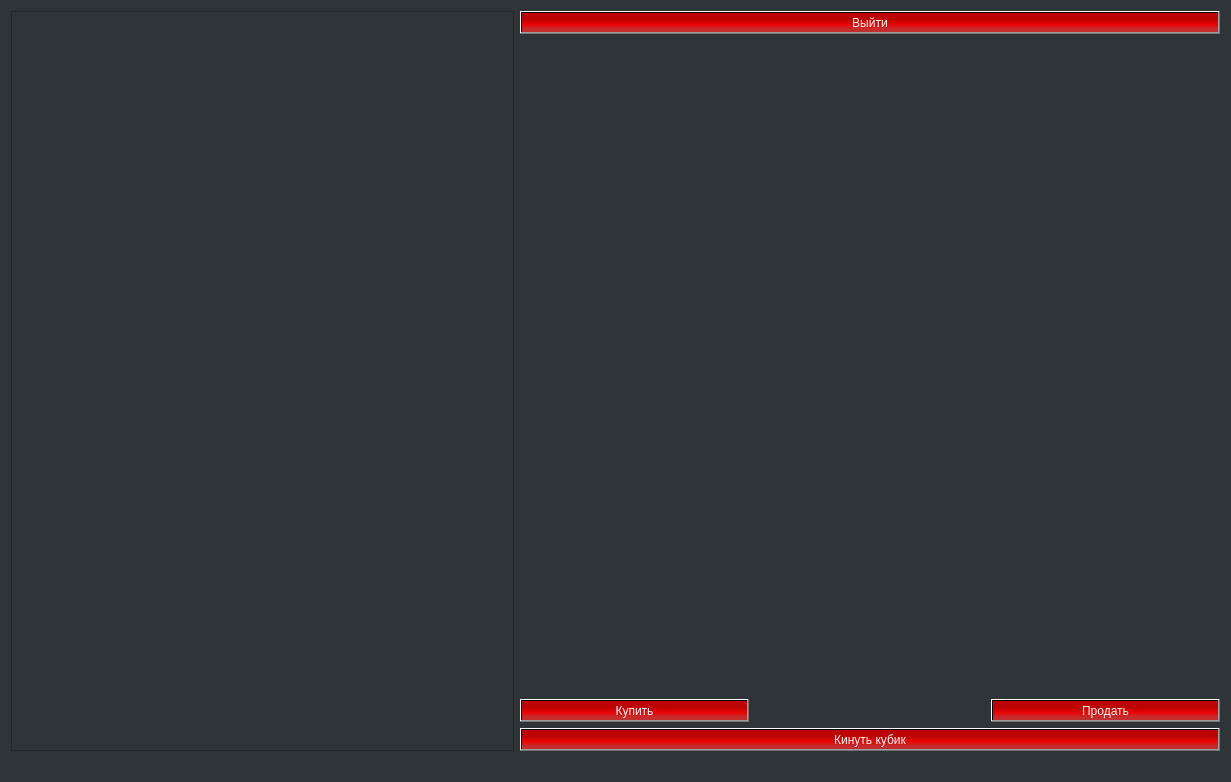
<?xml version="1.0" encoding="UTF-8"?>
<ui version="4.0">
 <class>GameWindow</class>
 <widget class="QWidget" name="GameWindow">
  <property name="geometry">
   <rect>
    <x>0</x>
    <y>0</y>
    <width>1231</width>
    <height>782</height>
   </rect>
  </property>
  <property name="sizePolicy">
   <sizepolicy hsizetype="Preferred" vsizetype="Preferred">
    <horstretch>100</horstretch>
    <verstretch>50</verstretch>
   </sizepolicy>
  </property>
  <property name="windowTitle">
   <string>Form</string>
  </property>
  <property name="styleSheet">
   <string notr="true">background-color: rgb(47, 52, 56);</string>
  </property>
  <layout class="QGridLayout">
   <property name="sizeConstraint">
    <enum>QLayout::SetMinimumSize</enum>
   </property>
   <item row="1" column="4">
    <spacer name="horizontalSpacer">
     <property name="orientation">
      <enum>Qt::Horizontal</enum>
     </property>
     <property name="sizeType">
      <enum>QSizePolicy::Fixed</enum>
     </property>
     <property name="sizeHint" stdset="0">
      <size>
       <width>700</width>
       <height>20</height>
      </size>
     </property>
    </spacer>
   </item>
   <item row="0" column="4">
    <layout class="QGridLayout" name="gridLayout1">
     <property name="sizeConstraint">
      <enum>QLayout::SetMaximumSize</enum>
     </property>
     <item row="0" column="0">
      <widget class="QPushButton" name="exit_from_game_button">
       <property name="sizePolicy">
        <sizepolicy hsizetype="Preferred" vsizetype="Fixed">
         <horstretch>0</horstretch>
         <verstretch>0</verstretch>
        </sizepolicy>
       </property>
       <property name="styleSheet">
        <string notr="true">color: rgb(255, 255, 255); background-color: qlineargradient(spread:pad, x1:0.133876, y1:0.205, x2:0.134328, y2:0.875, stop:0.189055 rgba(187, 4, 4, 255), stop:0.626866 rgba(236, 5, 5, 255), stop:0.950249 rgba(195, 45, 45, 255));
font: 87 14pt &quot;Segoe UI Black&quot;;
</string>
       </property>
       <property name="text">
        <string>Выйти</string>
       </property>
      </widget>
     </item>
     <item row="1" column="0">
      <layout class="QGridLayout" name="gridLayout_3">
       <item row="2" column="2">
        <widget class="QPushButton" name="sale_button">
         <property name="styleSheet">
          <string notr="true">color: rgb(255, 255, 255); background-color: qlineargradient(spread:pad, x1:0.133876, y1:0.205, x2:0.134328, y2:0.875, stop:0.189055 rgba(187, 4, 4, 255), stop:0.626866 rgba(236, 5, 5, 255), stop:0.950249 rgba(195, 45, 45, 255));
font: 87 18pt &quot;Segoe UI Black&quot;;
</string>
         </property>
         <property name="text">
          <string>Продать</string>
         </property>
        </widget>
       </item>
       <item row="2" column="0">
        <widget class="QPushButton" name="buy_button">
         <property name="styleSheet">
          <string notr="true">color: rgb(255, 255, 255); background-color: qlineargradient(spread:pad, x1:0.133876, y1:0.205, x2:0.134328, y2:0.875, stop:0.189055 rgba(187, 4, 4, 255), stop:0.626866 rgba(236, 5, 5, 255), stop:0.950249 rgba(195, 45, 45, 255));
font: 87 18pt &quot;Segoe UI Black&quot;;
</string>
         </property>
         <property name="text">
          <string>Купить</string>
         </property>
        </widget>
       </item>
       <item row="3" column="0" colspan="3">
        <widget class="QPushButton" name="roll_cube_button">
         <property name="styleSheet">
          <string notr="true">color: rgb(255, 255, 255); background-color: qlineargradient(spread:pad, x1:0.133876, y1:0.205, x2:0.134328, y2:0.875, stop:0.189055 rgba(187, 4, 4, 255), stop:0.626866 rgba(236, 5, 5, 255), stop:0.950249 rgba(195, 45, 45, 255));
font: 87 18pt &quot;Segoe UI Black&quot;;
</string>
         </property>
         <property name="text">
          <string>Кинуть кубик</string>
         </property>
        </widget>
       </item>
       <item row="0" column="0" colspan="3">
        <widget class="QLabel" name="label">
         <property name="sizePolicy">
          <sizepolicy hsizetype="Preferred" vsizetype="Preferred">
           <horstretch>0</horstretch>
           <verstretch>0</verstretch>
          </sizepolicy>
         </property>
         <property name="text">
          <string/>
         </property>
        </widget>
       </item>
       <item row="2" column="1">
        <widget class="QLabel" name="label_4">
         <property name="styleSheet">
          <string notr="true">color: rgb(255, 255, 255);
font: 75 14pt &quot;MS Shell Dlg 2&quot;;
text-align: center;</string>
         </property>
         <property name="text">
          <string/>
         </property>
        </widget>
       </item>
       <item row="1" column="0">
        <widget class="QLabel" name="label_2">
         <property name="text">
          <string/>
         </property>
        </widget>
       </item>
       <item row="1" column="1" colspan="2">
        <widget class="QLabel" name="label_3">
         <property name="text">
          <string/>
         </property>
        </widget>
       </item>
      </layout>
     </item>
    </layout>
   </item>
   <item row="0" column="0" colspan="3">
    <widget class="QGraphicsView" name="graphicsView">
     <property name="backgroundBrush">
      <brush brushstyle="NoBrush">
       <color alpha="255">
        <red>255</red>
        <green>255</green>
        <blue>255</blue>
       </color>
      </brush>
     </property>
    </widget>
   </item>
  </layout>
 </widget>
 <resources/>
 <connections/>
</ui>
